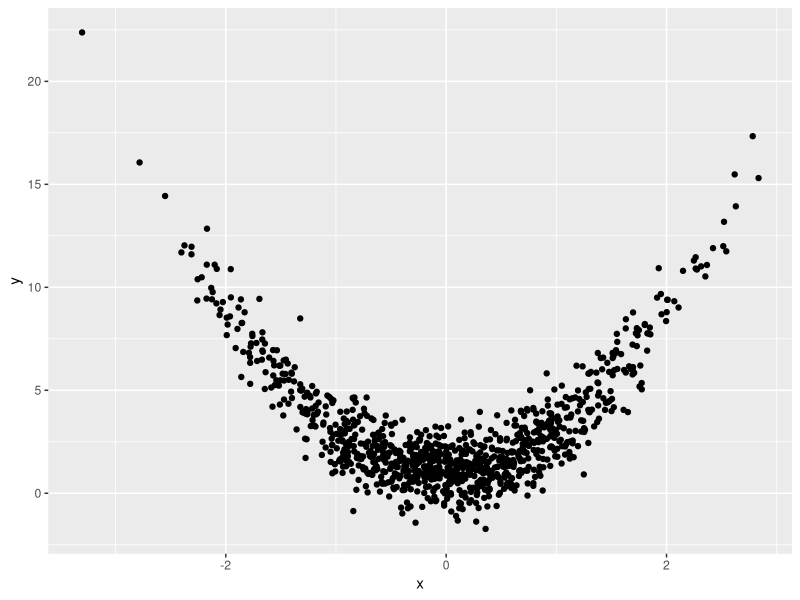
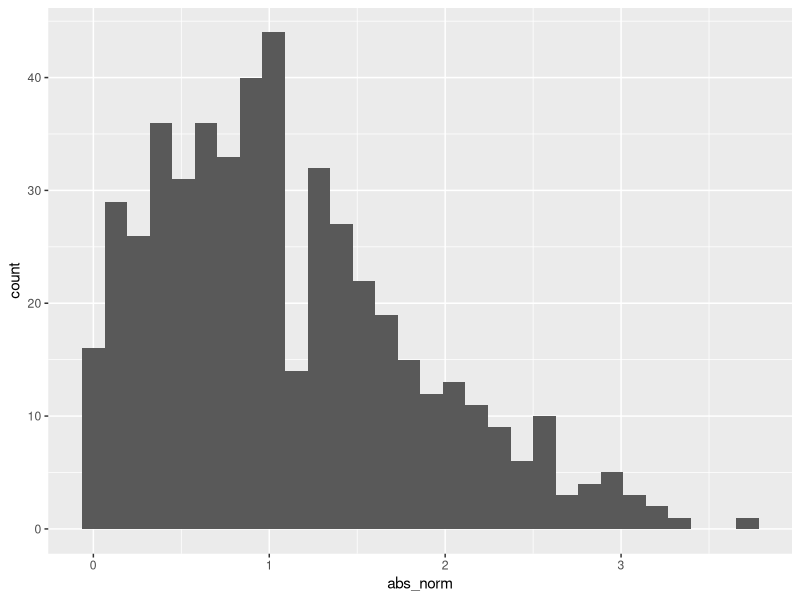

The R source for these figures, in order:
## ---- chunk 1
library(tidyverse)
## ---- chunk 2
samp = rnorm(100)
length(samp)
## ---- chunk 3
plot_df =
  tibble(
    x = rnorm(n = 1000),
    y = 1 + 2 * x ^ 2 + rnorm(n = 1000)
  )

ggp = ggplot(plot_df, aes(x = x, y = y)) + geom_point()
ggp
## ---- chunk 4
la_df = 
  tibble(
    norm = rnorm(n = 500, mean = 1),
    logical = norm > 0,
    abs_norm = abs(norm)
  )

ggplot(la_df, aes(x = abs_norm)) + geom_histogram()
